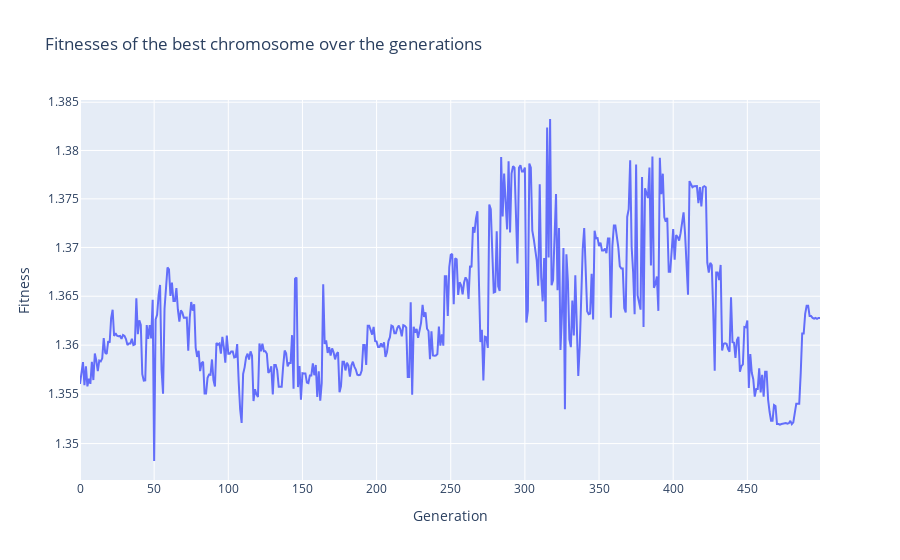
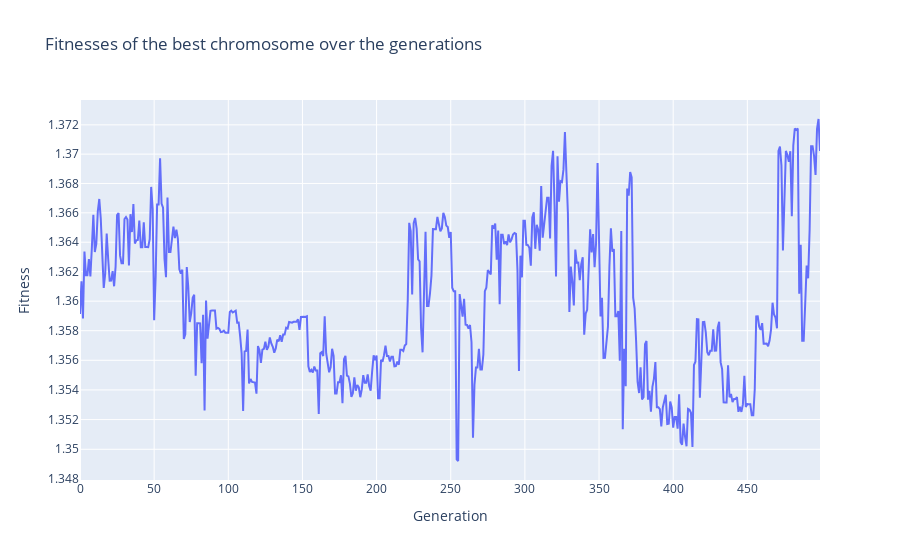
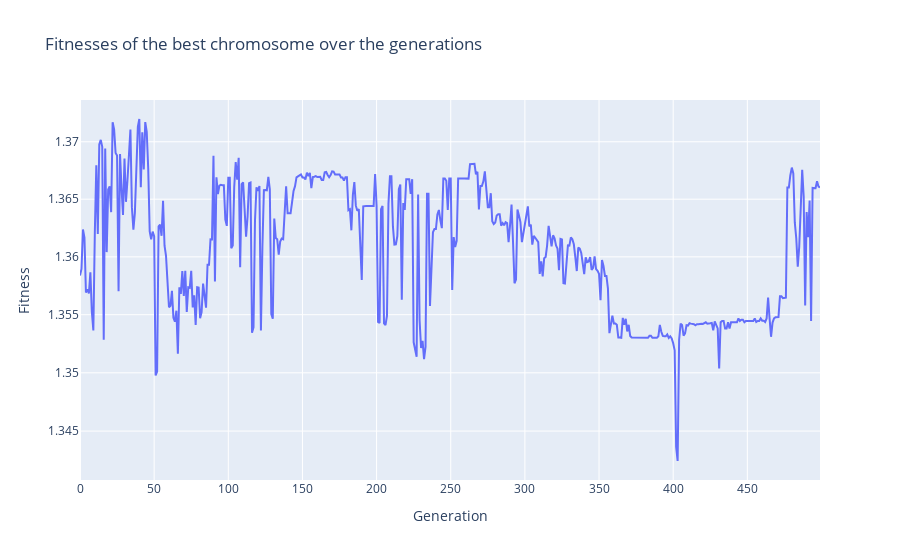
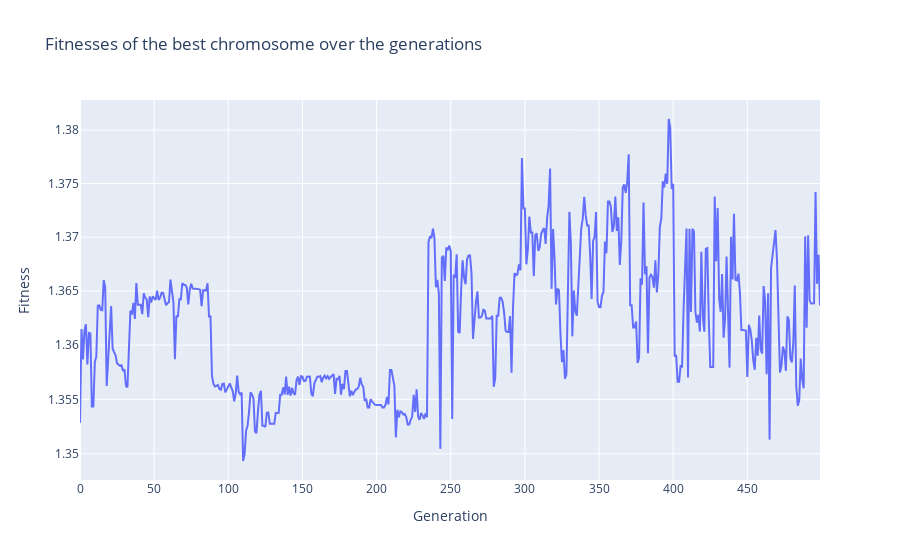

Notebook code for these charts, in order:
### Code cell
for i in tqdm(range(10)):
    plot_fitnesses("./results/baseline/best_fitness_{}.json".format(i), "./results/baseline/graphs/500_epochs/fitness_{}.png".format(i), 500)

### Figure 1 — Plotly figure (JSON) as saved in the notebook; plotly's stock layout.template omitted (floating-point values rounded to 4 significant figures; data arrays with more than 128 entries replaced by an {"elided": "..."} marker saying what was removed)
{"data": [{"mode": "lines", "type": "scatter", "x": {"elided": "500 int values"}, "y": {"elided": "500 float values"}}], "layout": {"title": {"text": "Fitnesses of the best chromosome over the generations"}, "xaxis": {"title": {"text": "Generation"}}, "yaxis": {"title": {"text": "Fitness"}, "type": "log"}}}

### Figure 2 — Plotly figure (JSON) as saved in the notebook; plotly's stock layout.template omitted (floating-point values rounded to 4 significant figures; data arrays with more than 128 entries replaced by an {"elided": "..."} marker saying what was removed)
{"data": [{"mode": "lines", "type": "scatter", "x": {"elided": "500 int values"}, "y": {"elided": "500 float values"}}], "layout": {"title": {"text": "Fitnesses of the best chromosome over the generations"}, "xaxis": {"title": {"text": "Generation"}}, "yaxis": {"title": {"text": "Fitness"}, "type": "log"}}}

### Figure 3 — Plotly figure (JSON) as saved in the notebook; plotly's stock layout.template omitted (floating-point values rounded to 4 significant figures; data arrays with more than 128 entries replaced by an {"elided": "..."} marker saying what was removed)
{"data": [{"mode": "lines", "type": "scatter", "x": {"elided": "500 int values"}, "y": {"elided": "500 float values"}}], "layout": {"title": {"text": "Fitnesses of the best chromosome over the generations"}, "xaxis": {"title": {"text": "Generation"}}, "yaxis": {"title": {"text": "Fitness"}, "type": "log"}}}

### Figure 4 — Plotly figure (JSON) as saved in the notebook; plotly's stock layout.template omitted (floating-point values rounded to 4 significant figures; data arrays with more than 128 entries replaced by an {"elided": "..."} marker saying what was removed)
{"data": [{"mode": "lines", "type": "scatter", "x": {"elided": "500 int values"}, "y": {"elided": "500 float values"}}], "layout": {"title": {"text": "Fitnesses of the best chromosome over the generations"}, "xaxis": {"title": {"text": "Generation"}}, "yaxis": {"title": {"text": "Fitness"}, "type": "log"}}}
